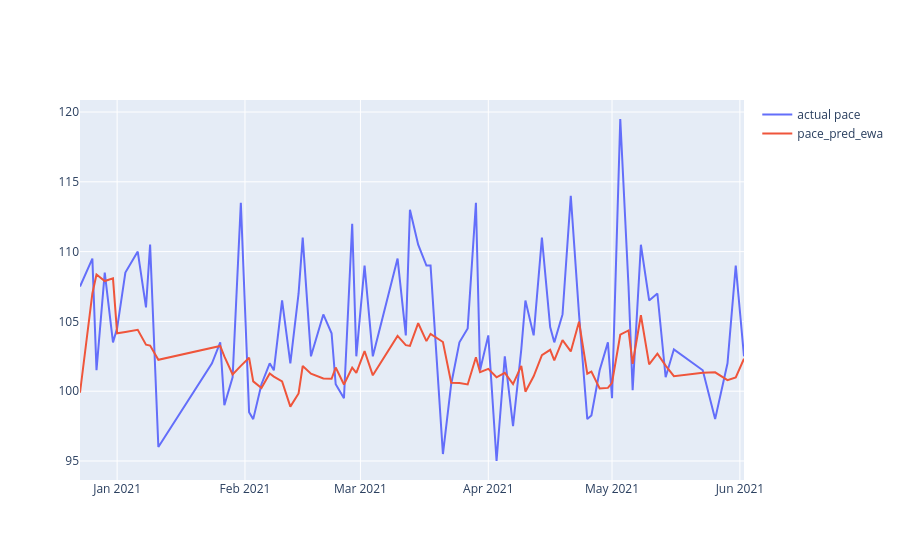

The cell this chart's notebook holds for it:
### Code cell
plot_season_team_pace(df=df_2010_2020, team='WAS', year=2020, span=11, window=9, method='mean', show_sma_plot=False)
